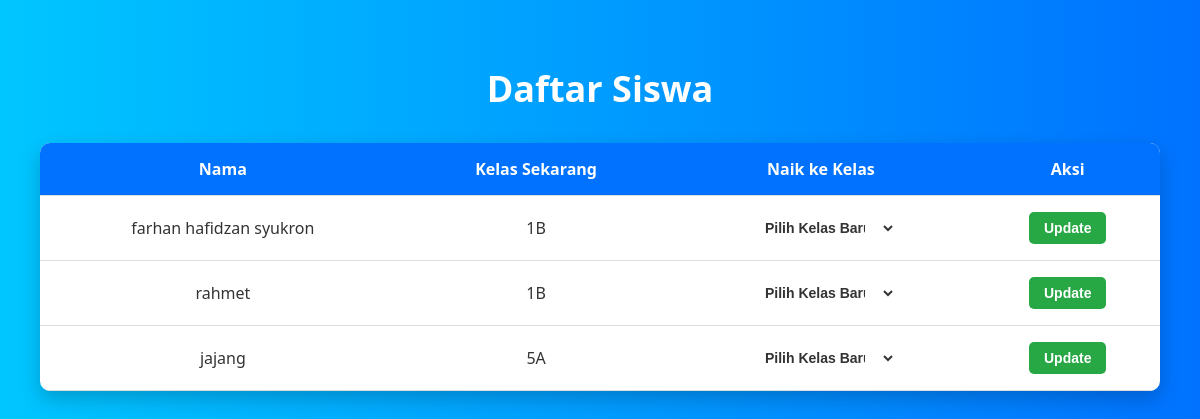
/siswa/, run on the app's committed database.
### keuangan/models.py (models this page shows, shortened)
class Siswa(models.Model):
    user = models.OneToOneField(User, on_delete=models.CASCADE)
    nama = models.CharField(max_length=100)
    kelas = models.CharField(max_length=50)
    no_rekening = models.CharField(max_length=20)

### keuangan/views.py (the view, shortened to what this page needs)
# urls.py: path('siswa/', views.daftar_siswa, name='daftar_siswa'),
def daftar_siswa(request):
    siswa_list = Siswa.objects.all()
    return render(request, 'keuangan/admin/daftar_siswa.html', {'siswa_list': siswa_list})

### keuangan/templates/keuangan/admin/daftar_siswa.html (shortened to what this page needs)
{% load static %}
<!DOCTYPE html>
<html lang="id">
<head>
</head>
<body>
<h1>Daftar Siswa</h1>
<table>
    <thead>
        <tr>
            <th>Nama</th>
            <th>Kelas Sekarang</th>
            <th>Naik ke Kelas</th>
            <th>Aksi</th>
        </tr>
    </thead>
    <tbody>
        {% for siswa in siswa_list %}
        <tr>
            <td>{{ siswa.nama }}</td>
            <td>{{ siswa.kelas }}</td>
            <td>
                <form method="post" style="display: flex; flex-direction: column; align-items: center; gap: 10px;">
                    <select name="kelas_baru" required style="width: 150px;">
                        <option value="" disabled selected>Pilih Kelas Baru</option>
                    </select>
            </td>
            <td>
                    <button type="submit">Update</button>
            </td>
        </tr>
        {% endfor %}
    </tbody>
</table>
</body>
</html>

### keuangan/templates/keuangan/admin/daftar_siswa.html (style rules this page uses)
body { font-family: 'Segoe UI', Tahoma, Geneva, Verdana, sans-serif; background: linear-gradient(to right, #00c6ff, #0072ff); margin: 0; padding: 40px; color: #333; animation: fadeIn 1s ease-in-out; }
h1 { text-align: center; font-size: 36px; margin-bottom: 30px; color: white; animation: fadeIn 1s ease-in-out; }
table { width: 100%; border-collapse: collapse; background-color: white; border-radius: 10px; overflow: hidden; box-shadow: 0 8px 20px rgba(0,0,0,0.2); animation: slideUp 1s ease-in-out; margin-bottom: 40px; }
thead { background-color: #0072ff; color: white; }
th, td { padding: 15px; text-align: center; border-bottom: 1px solid #ddd; }
form { display: flex; justify-content: center; gap: 10px; align-items: center; }
select, button[type="submit"] { padding: 8px 15px; border-radius: 5px; border: none; font-weight: bold; font-size: 14px; cursor: pointer; background-color: white; color: #333; transition: all 0.3s ease-in-out; }
select { width: 150px; }
button[type="submit"] { background-color: #28a745; color: white; }

### data on the page
Siswa: nama "farhan hafidzan syukron", kelas "1B"
Siswa: nama "rahmet", kelas "1B"
Siswa: nama "jajang", kelas "5A"
